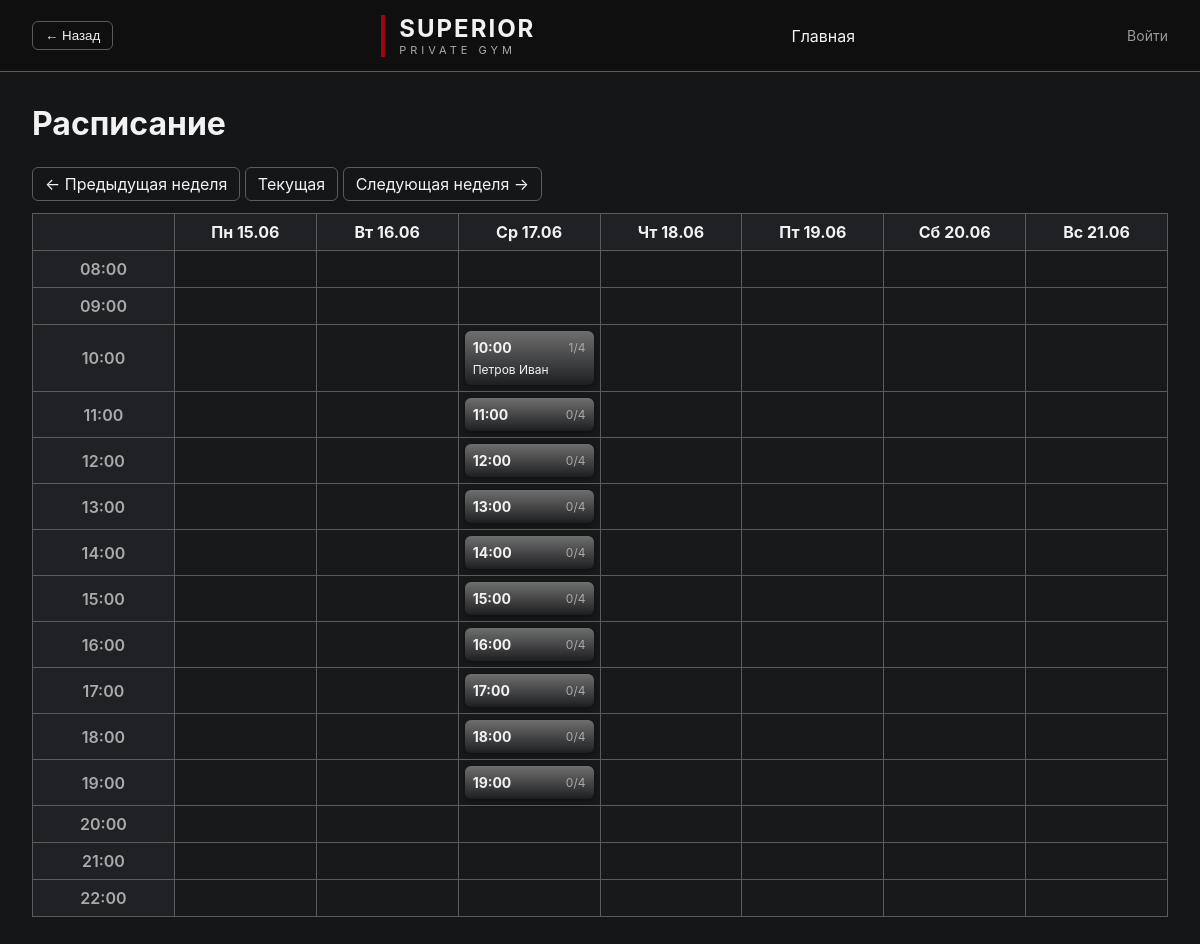
The app's page /schedule with its own data.
### app/models.py (models this page shows, shortened)
class Slot(Base):
    __tablename__ = "slots"
    id = Column(Integer, primary_key=True)
    start_time = Column(DateTime)
    capacity = Column(Integer, default=4)

class Client(Base):
    __tablename__ = "clients"
    id = Column(Integer, primary_key=True)
    first_name = Column(String, nullable=True)
    last_name = Column(String, nullable=True)
    patronymic = Column(String, nullable=True)
    birth_year = Column(Integer, nullable=True)
    birth_place = Column(String, nullable=True)
    phone = Column(String, nullable=True)
    name = Column(String, nullable=True)          # legacy — полное имя одной строкой
    remaining_sessions = Column(Integer, default=1)
    login = Column(String, unique=True, nullable=True)
    password_hash = Column(String, nullable=True)

### app/routes/schedule.py (the view)
@router.get("/schedule")
def schedule(request: Request, db: Session = Depends(get_db), week_offset: int = 0, user: dict = Depends(get_current_user)):
    slots = db.query(Slot).order_by(Slot.start_time).all()
    now = tz_now()
    base_week_start = (now - timedelta(days=now.weekday())).replace(
        hour=0, minute=0, second=0, microsecond=0
    )
    week_start = base_week_start + timedelta(days=7 * week_offset)
    days = [week_start + timedelta(days=i) for i in range(7)]
    hours = list(range(8, 23))
    default_time = tz_now().strftime("%Y-%m-%dT%H:%M")
    default_end_time = (tz_now() + timedelta(hours=1)).strftime("%Y-%m-%dT%H:%M")
    grid = {(d_idx, h): None for d_idx in range(7) for h in hours}
    for slot in slots:
        if not slot.start_time:
            continue
        slot_dt = slot.start_time
        delta = slot_dt.date() - week_start.date()
        if delta.days < 0 or delta.days >= 7:
            continue
        day_index = delta.days
        hour = slot_dt.hour
        if hour in hours:
            bookings = db.query(Booking).filter(Booking.slot_id == slot.id).all()
            clients_in_slot = [db.get(Client, b.client_id) for b in bookings]
            grid[(day_index, hour)] = {
                'slot': slot,
                'booked': len(clients_in_slot),
                'clients': clients_in_slot,
            }
    return templates.TemplateResponse(
        request=request,
        name="schedule.html",
        context={
            "days": days,
            "hours": hours,
            "grid": grid,
            "default_time": default_time,
            "default_end_time": default_end_time,
            "week_offset": week_offset,
            "user": user,
        },
    )

### templates/schedule.html (shortened to what this page needs)
{% extends "base.html" %}
{% block content %}
<div class="page-title">
    <h1>Расписание</h1>
</div>
{% set flash = request.query_params.get('flash') %}
<div class="page-controls" style="margin-bottom:12px; display:flex; gap:12px; align-items:center;">
    <div class="week-nav">
        <a class="btn btn--ghost" href="/schedule?week_offset={{ week_offset - 1 }}">← Предыдущая неделя</a>
        <a class="btn btn--ghost" href="/schedule?week_offset=0">Текущая</a>
        <a class="btn btn--ghost" href="/schedule?week_offset={{ week_offset + 1 }}">Следующая неделя →</a>
    </div>
</div>
<div class="calendar">
    <table class="calendar-table">
        <thead>
            <tr>
                <th></th>
                {% set ru_days = ['Пн','Вт','Ср','Чт','Пт','Сб','Вс'] %}
                {% for day in days %}
                <th>{{ ru_days[loop.index0] }} {{ day.strftime('%d.%m') }}</th>
                {% endfor %}
            </tr>
        </thead>
        <tbody>
            {% for hour in hours %}
            <tr>
                <td class="calendar-time">{{ '%02d:00' % hour }}</td>
                {% for d_idx in range(0,7) %}
                <td class="calendar-cell">
                    {% set cell = grid.get((d_idx, hour)) %}
                    {% if cell %}
                    {%- set color_class = '' -%}
                    {%- if cell.slot.capacity == 1 -%}
                        {%- set color_class = 'slot--red' -%}
                    {%- elif cell.slot.capacity == 2 -%}
                        {%- set color_class = 'slot--yellow' -%}
                    {%- else -%}
                        {%- if cell.booked >= cell.slot.capacity -%}
                            {%- set color_class = 'slot--green' -%}
                        {%- else -%}
                            {%- set color_class = 'slot--gray' -%}
                        {%- endif -%}
                    {%- endif -%}
                    <a class="panel {{ color_class }}" href="/slot/{{ cell.slot.id }}?week_offset={{ week_offset }}">
                        <div class="slot-meta">
                            <div class="card-time">{{ cell.slot.start_time.strftime('%H:%M') }}</div>
                            <div class="card-capacity">{{ cell.booked }}/{{ cell.slot.capacity }}</div>
                        </div>
                        {% if cell.clients %}
                        <ul class="cell-clients">
                            {% for c in cell.clients %}
                            <li>{{ c.fio() }}</li>
                            {% endfor %}
                        </ul>
                        {% endif %}
                    </a>
                    {% endif %}
                </td>
                {% endfor %}
            </tr>
            {% endfor %}
        </tbody>
    </table>
</div>
{% endblock %}

### templates/base.html (shortened to what this page needs)
<!DOCTYPE html>
<html lang="ru">
<head>
    <link rel="stylesheet"
          href="/static/style.css">
</head>
<body>
<header class="header">
    <div class="left-controls">
        <button class="btn btn--ghost" onclick="history.back()">← Назад</button>
    </div>
    <div class="logo">
        <span class="logo-red"></span>
        <div>
            <div class="brand">
                SUPERIOR
            </div>
            <div class="subtitle">
                PRIVATE GYM
            </div>
        </div>
    </div>
    <nav>
        <a href="/">
            Главная
        </a>
        {% set _user = request.session.get('user') %}
    </nav>
    <div class="user-info" style="display:flex;align-items:center;gap:8px;margin-left:16px;font-size:14px;color:#999;">
        {% if _user %}
        <a href="/profile" style="color:inherit;text-decoration:none;">{{ _user.name }}</a>
        <form method="post" action="/logout" style="display:inline;">
            <button class="btn btn--ghost btn--small" type="submit">Выйти</button>
        </form>
        {% else %}
        <a href="/login" style="color:inherit;text-decoration:none;">Войти</a>
        {% endif %}
    </div>
</header>
<main class="container">
    {% block content %}
    {% endblock %}
</main>
</body>
</html>

### static/style.css (style rules this page uses)
:root { --bg: #151618; --surface: #1F2124; --surface-hover: #252525; --text: #f2f2f2; --muted: #aaaaaa; --accent: #9A070D; --accent-hover: #B10A11; --accent-soft: rgba(154,7,13,.15); --warm_1: #8A6A4A; --warm_2: #7B5A3D; --green: #3c8f3f; --border: #5B5B5B; --radius: 6px; --radius-lg: 10px; --pad: 10px; --pad-lg: 20px; --btn-pad: 6px 12px; --row-height: 41px; --wrapper-rows: 10; }
.panel { background: var(--surface); border-radius: var(--radius-lg); padding: var(--pad-lg); color: var(--text); }
.btn { display: inline-block; padding: var(--btn-pad); border-radius: var(--radius); background: var(--accent); color: white; border: none; cursor: pointer; text-decoration: none; text-align: center; }
.btn--ghost { background: transparent; border: 1px solid var(--border); color: var(--text); }
* { margin: 0; padding: 0; box-sizing: border-box; }
body { background: var(--bg); color: var(--text); font-family: Inter, Arial, sans-serif; min-height: 100vh; }
.header { height: 72px; border-bottom: 1px solid var(--border); display: flex; justify-content: space-between; align-items: center; padding: 0 32px; background: #0f0f0f; }
.logo { display: flex; align-items: center; gap: 14px; }
.logo-red { width: 4px; height: 42px; background: var(--accent); display: block; }
.brand { font-size: 24px; font-weight: 700; letter-spacing: 2px; }
.subtitle { font-size: 11px; letter-spacing: 4px; color: var(--muted); }
nav { display: flex; gap: 24px; }
nav a { text-decoration: none; color: var(--text); transition: .2s; }
.container { max-width: 1400px; margin: 0 auto; padding: 32px; }
.card, .stat-card, .panel { background: var(--surface); border-radius: var(--radius-lg); padding: var(--pad-lg); color: var(--text); }
.card-time { font-size: 18px; font-weight: 600; margin-bottom: 10px; }
.card-capacity { color: var(--muted); }
button { background: var(--accent); color: white; border: none; border-radius: var(--radius); padding: var(--btn-pad); cursor: pointer; }
.page-title { margin-bottom: 24px; display: flex; justify-content: space-between; align-items: center; }
.cell-clients { list-style: none; margin: 6px 0 0 0; padding: 0; }
.cell-clients li { font-size: 12px; color: var(--text); }
.left-controls { display: flex; align-items: center; margin-right: 12px; }
.calendar { overflow-x: auto; margin-top: 12px; }
.calendar-table { width: 100%; border-collapse: collapse; table-layout: fixed; }
.calendar-table th, .calendar-table td { border: 1px solid var(--border); }
.calendar-table thead th { background: var(--surface); padding: 8px; text-align: center; }
.calendar-time { width: 72px; background: var(--surface); color: var(--muted); text-align: center; font-weight: 600; padding: 8px; }
.calendar-cell { min-height: 64px; vertical-align: top; padding: 6px; background: rgba(255,255,255,0.01); }
.calendar-cell .card, .calendar-cell .panel { display: block; text-decoration: none; height: 100%; padding: 8px; border-left: 0; border-radius: var(--radius); background: linear-gradient(180deg, rgba(211, 47, 47, 0.678), rgba(211,47,47,0.08)); color: var(--text); box-shadow: 0 2px 6px rgba(0,0,0,0.4); overflow: hidden; text-overflow: ellipsis; }
.calendar-cell .card-time { font-size: 14px; font-weight: 700; }
.calendar-cell .card-capacity { font-size: 12px; color: var(--muted); }
.calendar-cell .panel.slot--gray { background: linear-gradient(180deg, rgba(120,120,120,0.9), rgba(120,120,120,0.06)); }
.calendar-cell .slot-meta { display: flex; justify-content: space-between; align-items: center; gap: 8px; }
.calendar-cell .card-time { margin-bottom: 0; }

### records on screen
Slot: slot.start_time "10:00", slot.capacity "4"
Client: fio "Петров Иван"
Slot: slot.start_time "11:00", slot.capacity "4"
Slot: slot.start_time "12:00", slot.capacity "4"
Slot: slot.start_time "13:00", slot.capacity "4"
Slot: slot.start_time "14:00", slot.capacity "4"
Slot: slot.start_time "15:00", slot.capacity "4"
Slot: slot.start_time "16:00", slot.capacity "4"
Slot: slot.start_time "17:00", slot.capacity "4"
Slot: slot.start_time "18:00", slot.capacity "4"
Slot: slot.start_time "19:00", slot.capacity "4"

### other values on screen
{{ ru_days[loop.index0] }} "Пн" "Вт" "Ср" "Чт" "Пт" "Сб" "Вс"
{{ day.strftime('%d.%m') }} "15.06" "16.06" "17.06" "18.06" "19.06" "20.06" "21.06"
{{ '%02d:00' % hour }} "08:00" "09:00" "10:00" "11:00" "12:00" "13:00" "14:00" "15:00" "16:00" "17:00" "18:00" "19:00" "20:00" "21:00" "22:00"
{{ cell.booked }} "1" "0" "0" "0" "0" "0" "0" "0" "0" "0"
